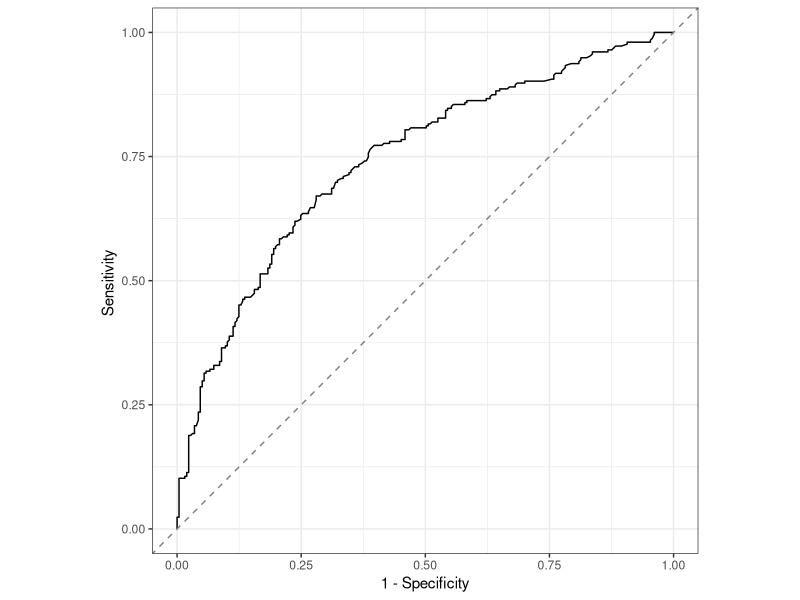
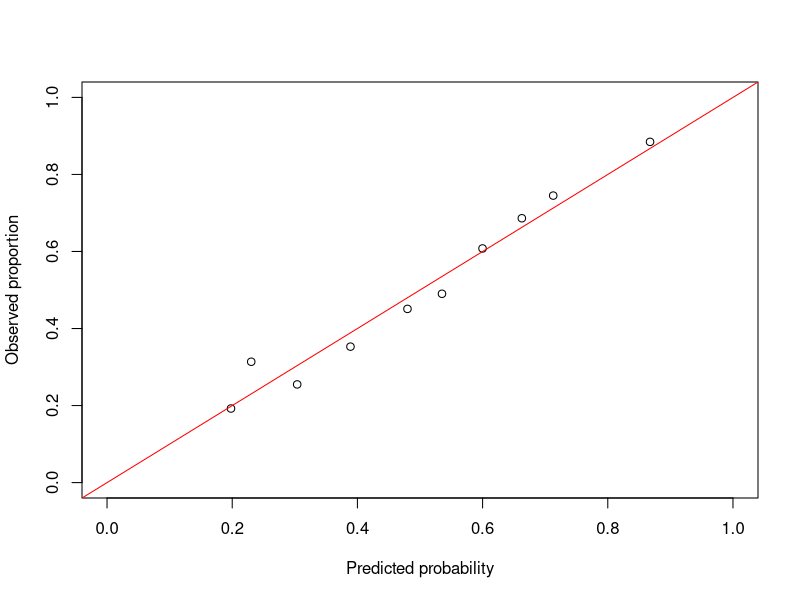
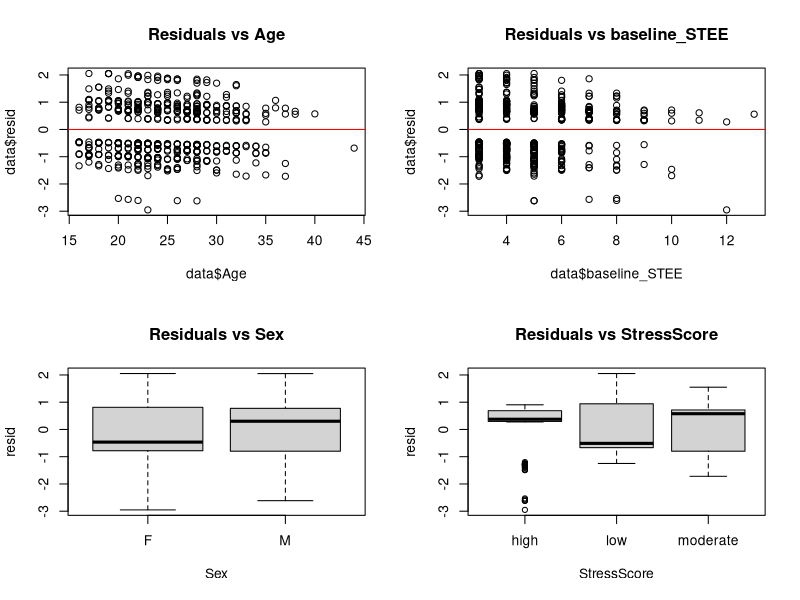
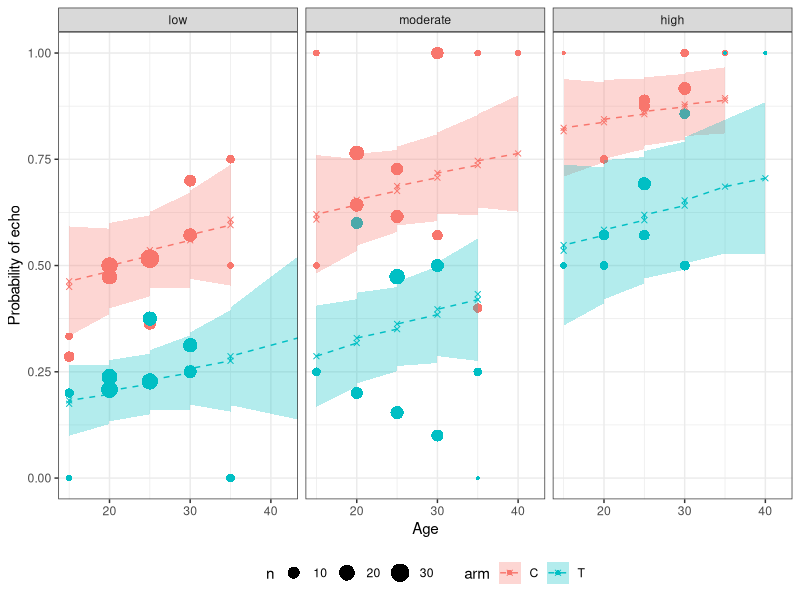

Source code (R) for these figures, in order:
set.seed(123)
library(car)
library(pROC)
library(ggplot2)
data <- read.csv("summative2/data/trial_results.csv")
head(data)

# Total counts and any missingness
data$arm <- factor(data$arm, levels = c("A", "B"), labels = c("C", "T"))
table(data$outcome, useNA = "always")
sum(is.na(data$outcome))
table(data$outcome, data$arm)
tapply(data$outcome, data$arm, mean)

fit_unadj <- glm(outcome ~ arm, data = data, family = binomial)
summary(fit_unadj)
exp(cbind(OR = coef(fit_unadj), confint.default(fit_unadj)))


model1 <- glm(outcome ~ Age + Sex + StressScore + baseline_STEE + arm,
  family = binomial(link = "logit"), data = data
)
summary(model1)


vif(model1)
exp(cbind(OR = coef(model1), confint.default(model1)))


par(mfrow = c(1, 1))
roc_obj <- roc(data$outcome, fitted(model1))
auc(roc_obj)

ggroc(roc_obj, legacy.axes = TRUE) +
  geom_abline(intercept = 0, slope = 1, linetype = "dashed", colour = "grey50") +
  labs(
    x = "1 - Specificity",
    y = "Sensitivity "
  ) +
  theme_bw() +
  coord_equal()

# 3. Calibration plot
library(rms) # or do it manually
# Manual version:
data$pred <- fitted(model1)
data$pred_bin <- cut(data$pred, breaks = quantile(data$pred, 0:10 / 10), include.lowest = TRUE)
calib <- aggregate(cbind(outcome, pred) ~ pred_bin, data = data, mean)
plot(calib$pred, calib$outcome,
  xlim = c(0, 1), ylim = c(0, 1),
  xlab = "Predicted probability", ylab = "Observed proportion"
)
abline(0, 1, col = "red")

# 4. Residuals vs each covariate (this fixes -1 from last time)
data$resid <- residuals(model1, type = "pearson")
par(mfrow = c(2, 2))
plot(data$Age, data$resid, main = "Residuals vs Age")
abline(h = 0, col = "red")
plot(data$baseline_STEE, data$resid, main = "Residuals vs baseline_STEE")
abline(h = 0, col = "red")
boxplot(resid ~ Sex, data = data, main = "Residuals vs Sex")
boxplot(resid ~ StressScore, data = data, main = "Residuals vs StressScore")


fit_int <- glm(outcome ~ arm * (Age + Sex + StressScore + baseline_STEE),
  data = data, family = binomial
)

summary(fit_int)


prop.test(165, 256, correct = FALSE)$conf.int
# Wilson 95% CI for treatment proportion (90 of 256)
prop.test(90, 256, correct = FALSE)$conf.int

prop.test(c(90, 165), c(256, 256), correct = FALSE)


library(dplyr)
library(ggplot2)

data$StressScore <- factor(data$StressScore,
  levels = c("low", "moderate", "high")
)
# Round age into 5-year bins to get sensible group sizes
data$age5 <- round(data$Age / 5) * 5

# Compute observed proportions for each combination
data_sum <- data %>%
  group_by(age5, Sex, StressScore, arm) %>%
  summarise(
    obs = mean(outcome),
    n = length(outcome),
    .groups = "keep"
  )

# Get fitted values + SE for the same combinations (use median baseline_STEE within each group)

data_sum$baseline_STEE <- median(data$baseline_STEE)
fit_pred <- predict(model1,
  newdata = data.frame(
    Age = data_sum$age5,
    Sex = data_sum$Sex,
    StressScore = data_sum$StressScore,
    baseline_STEE = data_sum$baseline_STEE,
    arm = data_sum$arm
  ),
  se.fit = TRUE, type = "response"
)

data_sum$fit <- fit_pred$fit
data_sum$fit_se <- fit_pred$se.fit

# Plot
ggplot(data_sum, aes(x = age5, colour = arm)) +
  geom_point(aes(y = obs, size = n), pch = 16) +
  geom_point(aes(y = fit), pch = 4) +
  geom_line(aes(y = fit), linetype = "dashed") +
  coord_cartesian(xlim = c(15, 42)) +
  geom_ribbon(aes(
    ymin = fit - 1.96 * fit_se,
    ymax = fit + 1.96 * fit_se,
    fill = arm
  ), alpha = 0.3, colour = NA) +
  facet_wrap("StressScore") +
  theme_bw() +
  theme(legend.position = "bottom") +
  labs(
    x = "Age",
    y = "Probability of echo"
  )
